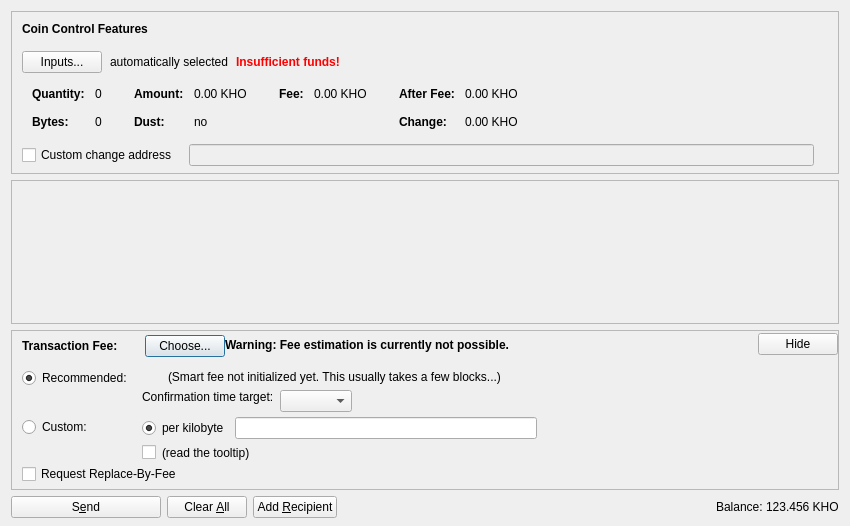
<?xml version="1.0" encoding="UTF-8"?>
<ui version="4.0">
 <class>SendCoinsDialog</class>
 <widget class="QDialog" name="SendCoinsDialog">
  <property name="geometry">
   <rect>
    <x>0</x>
    <y>0</y>
    <width>850</width>
    <height>526</height>
   </rect>
  </property>
  <property name="windowTitle">
   <string>Send Coins</string>
  </property>
  <layout class="QVBoxLayout" name="verticalLayout" stretch="0,1,0,0">
   <property name="bottomMargin">
    <number>8</number>
   </property>
   <item>
    <widget class="QFrame" name="frameCoinControl">
     <property name="sizePolicy">
      <sizepolicy hsizetype="Expanding" vsizetype="Expanding">
       <horstretch>0</horstretch>
       <verstretch>0</verstretch>
      </sizepolicy>
     </property>
     <property name="maximumSize">
      <size>
       <width>16777215</width>
       <height>16777215</height>
      </size>
     </property>
     <property name="frameShape">
      <enum>QFrame::StyledPanel</enum>
     </property>
     <property name="frameShadow">
      <enum>QFrame::Sunken</enum>
     </property>
     <layout class="QVBoxLayout" name="verticalLayoutCoinControl2">
      <property name="spacing">
       <number>0</number>
      </property>
      <property name="leftMargin">
       <number>0</number>
      </property>
      <property name="topMargin">
       <number>0</number>
      </property>
      <property name="rightMargin">
       <number>0</number>
      </property>
      <property name="bottomMargin">
       <number>6</number>
      </property>
      <item>
       <layout class="QVBoxLayout" name="verticalLayoutCoinControl" stretch="0,0,0,0,1">
        <property name="spacing">
         <number>0</number>
        </property>
        <property name="leftMargin">
         <number>10</number>
        </property>
        <property name="topMargin">
         <number>10</number>
        </property>
        <item>
         <layout class="QHBoxLayout" name="horizontalLayoutCoinControl1">
          <property name="bottomMargin">
           <number>15</number>
          </property>
          <item>
           <widget class="QLabel" name="labelCoinControlFeatures">
            <property name="sizePolicy">
             <sizepolicy hsizetype="Preferred" vsizetype="Maximum">
              <horstretch>0</horstretch>
              <verstretch>0</verstretch>
             </sizepolicy>
            </property>
            <property name="font">
             <font>
              <weight>75</weight>
              <bold>true</bold>
             </font>
            </property>
            <property name="styleSheet">
             <string notr="true">font-weight:bold;</string>
            </property>
            <property name="text">
             <string>Coin Control Features</string>
            </property>
           </widget>
          </item>
         </layout>
        </item>
        <item>
         <layout class="QHBoxLayout" name="horizontalLayoutCoinControl2" stretch="0,0,0,0">
          <property name="spacing">
           <number>8</number>
          </property>
          <property name="bottomMargin">
           <number>10</number>
          </property>
          <item>
           <widget class="QPushButton" name="pushButtonCoinControl">
            <property name="styleSheet">
             <string notr="true"/>
            </property>
            <property name="text">
             <string>Inputs...</string>
            </property>
            <property name="autoDefault">
             <bool>false</bool>
            </property>
           </widget>
          </item>
          <item>
           <widget class="QLabel" name="labelCoinControlAutomaticallySelected">
            <property name="text">
             <string>automatically selected</string>
            </property>
            <property name="margin">
             <number>5</number>
            </property>
           </widget>
          </item>
          <item>
           <widget class="QLabel" name="labelCoinControlInsuffFunds">
            <property name="font">
             <font>
              <weight>75</weight>
              <bold>true</bold>
             </font>
            </property>
            <property name="styleSheet">
             <string notr="true">color:red;font-weight:bold;</string>
            </property>
            <property name="text">
             <string>Insufficient funds!</string>
            </property>
            <property name="margin">
             <number>5</number>
            </property>
           </widget>
          </item>
          <item>
           <spacer name="horizontalSpacerCoinControl">
            <property name="orientation">
             <enum>Qt::Horizontal</enum>
            </property>
            <property name="sizeHint" stdset="0">
             <size>
              <width>40</width>
              <height>1</height>
             </size>
            </property>
           </spacer>
          </item>
         </layout>
        </item>
        <item>
         <widget class="QWidget" name="widgetCoinControl" native="true">
          <property name="sizePolicy">
           <sizepolicy hsizetype="Preferred" vsizetype="Preferred">
            <horstretch>0</horstretch>
            <verstretch>0</verstretch>
           </sizepolicy>
          </property>
          <property name="minimumSize">
           <size>
            <width>0</width>
            <height>0</height>
           </size>
          </property>
          <property name="styleSheet">
           <string notr="true"/>
          </property>
          <layout class="QHBoxLayout" name="horizontalLayoutCoinControl5">
           <property name="leftMargin">
            <number>0</number>
           </property>
           <property name="topMargin">
            <number>0</number>
           </property>
           <property name="rightMargin">
            <number>0</number>
           </property>
           <property name="bottomMargin">
            <number>0</number>
           </property>
           <item>
            <layout class="QHBoxLayout" name="horizontalLayoutCoinControl3" stretch="0,0,0,1">
             <property name="spacing">
              <number>20</number>
             </property>
             <property name="topMargin">
              <number>0</number>
             </property>
             <property name="bottomMargin">
              <number>10</number>
             </property>
             <item>
              <layout class="QFormLayout" name="formLayoutCoinControl1">
               <property name="horizontalSpacing">
                <number>10</number>
               </property>
               <property name="verticalSpacing">
                <number>14</number>
               </property>
               <property name="leftMargin">
                <number>10</number>
               </property>
               <property name="topMargin">
                <number>4</number>
               </property>
               <property name="rightMargin">
                <number>6</number>
               </property>
               <item row="0" column="0">
                <widget class="QLabel" name="labelCoinControlQuantityText">
                 <property name="font">
                  <font>
                   <weight>75</weight>
                   <bold>true</bold>
                  </font>
                 </property>
                 <property name="text">
                  <string>Quantity:</string>
                 </property>
                 <property name="margin">
                  <number>0</number>
                 </property>
                </widget>
               </item>
               <item row="0" column="1">
                <widget class="QLabel" name="labelCoinControlQuantity">
                 <property name="cursor">
                  <cursorShape>IBeamCursor</cursorShape>
                 </property>
                 <property name="contextMenuPolicy">
                  <enum>Qt::ActionsContextMenu</enum>
                 </property>
                 <property name="text">
                  <string notr="true">0</string>
                 </property>
                 <property name="margin">
                  <number>0</number>
                 </property>
                 <property name="textInteractionFlags">
                  <set>Qt::LinksAccessibleByMouse|Qt::TextSelectableByKeyboard|Qt::TextSelectableByMouse</set>
                 </property>
                </widget>
               </item>
               <item row="1" column="0">
                <widget class="QLabel" name="labelCoinControlBytesText">
                 <property name="font">
                  <font>
                   <weight>75</weight>
                   <bold>true</bold>
                  </font>
                 </property>
                 <property name="text">
                  <string>Bytes:</string>
                 </property>
                </widget>
               </item>
               <item row="1" column="1">
                <widget class="QLabel" name="labelCoinControlBytes">
                 <property name="cursor">
                  <cursorShape>IBeamCursor</cursorShape>
                 </property>
                 <property name="contextMenuPolicy">
                  <enum>Qt::ActionsContextMenu</enum>
                 </property>
                 <property name="text">
                  <string notr="true">0</string>
                 </property>
                 <property name="textInteractionFlags">
                  <set>Qt::LinksAccessibleByMouse|Qt::TextSelectableByKeyboard|Qt::TextSelectableByMouse</set>
                 </property>
                </widget>
               </item>
              </layout>
             </item>
             <item>
              <layout class="QFormLayout" name="formLayoutCoinControl2">
               <property name="horizontalSpacing">
                <number>10</number>
               </property>
               <property name="verticalSpacing">
                <number>14</number>
               </property>
               <property name="leftMargin">
                <number>6</number>
               </property>
               <property name="topMargin">
                <number>4</number>
               </property>
               <property name="rightMargin">
                <number>6</number>
               </property>
               <item row="0" column="0">
                <widget class="QLabel" name="labelCoinControlAmountText">
                 <property name="font">
                  <font>
                   <weight>75</weight>
                   <bold>true</bold>
                  </font>
                 </property>
                 <property name="text">
                  <string>Amount:</string>
                 </property>
                 <property name="margin">
                  <number>0</number>
                 </property>
                </widget>
               </item>
               <item row="0" column="1">
                <widget class="QLabel" name="labelCoinControlAmount">
                 <property name="cursor">
                  <cursorShape>IBeamCursor</cursorShape>
                 </property>
                 <property name="contextMenuPolicy">
                  <enum>Qt::ActionsContextMenu</enum>
                 </property>
                 <property name="text">
                  <string notr="true">0.00 KHO</string>
                 </property>
                 <property name="textInteractionFlags">
                  <set>Qt::LinksAccessibleByMouse|Qt::TextSelectableByKeyboard|Qt::TextSelectableByMouse</set>
                 </property>
                </widget>
               </item>
               <item row="1" column="0">
                <widget class="QLabel" name="labelCoinControlLowOutputText">
                 <property name="font">
                  <font>
                   <weight>75</weight>
                   <bold>true</bold>
                  </font>
                 </property>
                 <property name="text">
                  <string>Dust:</string>
                 </property>
                </widget>
               </item>
               <item row="1" column="1">
                <widget class="QLabel" name="labelCoinControlLowOutput">
                 <property name="cursor">
                  <cursorShape>IBeamCursor</cursorShape>
                 </property>
                 <property name="contextMenuPolicy">
                  <enum>Qt::ActionsContextMenu</enum>
                 </property>
                 <property name="text">
                  <string notr="true">no</string>
                 </property>
                 <property name="textInteractionFlags">
                  <set>Qt::LinksAccessibleByMouse|Qt::TextSelectableByKeyboard|Qt::TextSelectableByMouse</set>
                 </property>
                </widget>
               </item>
              </layout>
             </item>
             <item>
              <layout class="QFormLayout" name="formLayoutCoinControl3">
               <property name="horizontalSpacing">
                <number>10</number>
               </property>
               <property name="verticalSpacing">
                <number>14</number>
               </property>
               <property name="leftMargin">
                <number>6</number>
               </property>
               <property name="topMargin">
                <number>4</number>
               </property>
               <property name="rightMargin">
                <number>6</number>
               </property>
               <item row="0" column="0">
                <widget class="QLabel" name="labelCoinControlFeeText">
                 <property name="font">
                  <font>
                   <weight>75</weight>
                   <bold>true</bold>
                  </font>
                 </property>
                 <property name="text">
                  <string>Fee:</string>
                 </property>
                 <property name="margin">
                  <number>0</number>
                 </property>
                </widget>
               </item>
               <item row="0" column="1">
                <widget class="QLabel" name="labelCoinControlFee">
                 <property name="cursor">
                  <cursorShape>IBeamCursor</cursorShape>
                 </property>
                 <property name="contextMenuPolicy">
                  <enum>Qt::ActionsContextMenu</enum>
                 </property>
                 <property name="text">
                  <string notr="true">0.00 KHO</string>
                 </property>
                 <property name="textInteractionFlags">
                  <set>Qt::LinksAccessibleByMouse|Qt::TextSelectableByKeyboard|Qt::TextSelectableByMouse</set>
                 </property>
                </widget>
               </item>
              </layout>
             </item>
             <item>
              <layout class="QFormLayout" name="formLayoutCoinControl4">
               <property name="horizontalSpacing">
                <number>10</number>
               </property>
               <property name="verticalSpacing">
                <number>14</number>
               </property>
               <property name="leftMargin">
                <number>6</number>
               </property>
               <property name="topMargin">
                <number>4</number>
               </property>
               <property name="rightMargin">
                <number>6</number>
               </property>
               <item row="0" column="0">
                <widget class="QLabel" name="labelCoinControlAfterFeeText">
                 <property name="font">
                  <font>
                   <weight>75</weight>
                   <bold>true</bold>
                  </font>
                 </property>
                 <property name="text">
                  <string>After Fee:</string>
                 </property>
                 <property name="margin">
                  <number>0</number>
                 </property>
                </widget>
               </item>
               <item row="0" column="1">
                <widget class="QLabel" name="labelCoinControlAfterFee">
                 <property name="cursor">
                  <cursorShape>IBeamCursor</cursorShape>
                 </property>
                 <property name="contextMenuPolicy">
                  <enum>Qt::ActionsContextMenu</enum>
                 </property>
                 <property name="text">
                  <string notr="true">0.00 KHO</string>
                 </property>
                 <property name="textInteractionFlags">
                  <set>Qt::LinksAccessibleByMouse|Qt::TextSelectableByKeyboard|Qt::TextSelectableByMouse</set>
                 </property>
                </widget>
               </item>
               <item row="1" column="0">
                <widget class="QLabel" name="labelCoinControlChangeText">
                 <property name="font">
                  <font>
                   <weight>75</weight>
                   <bold>true</bold>
                  </font>
                 </property>
                 <property name="text">
                  <string>Change:</string>
                 </property>
                </widget>
               </item>
               <item row="1" column="1">
                <widget class="QLabel" name="labelCoinControlChange">
                 <property name="cursor">
                  <cursorShape>IBeamCursor</cursorShape>
                 </property>
                 <property name="contextMenuPolicy">
                  <enum>Qt::ActionsContextMenu</enum>
                 </property>
                 <property name="text">
                  <string notr="true">0.00 KHO</string>
                 </property>
                 <property name="textInteractionFlags">
                  <set>Qt::LinksAccessibleByMouse|Qt::TextSelectableByKeyboard|Qt::TextSelectableByMouse</set>
                 </property>
                </widget>
               </item>
              </layout>
             </item>
            </layout>
           </item>
          </layout>
         </widget>
        </item>
        <item>
         <layout class="QHBoxLayout" name="horizontalLayoutCoinControl4" stretch="0,0,0">
          <property name="spacing">
           <number>12</number>
          </property>
          <property name="sizeConstraint">
           <enum>QLayout::SetDefaultConstraint</enum>
          </property>
          <property name="topMargin">
           <number>5</number>
          </property>
          <property name="rightMargin">
           <number>5</number>
          </property>
          <item>
           <widget class="QCheckBox" name="checkBoxCoinControlChange">
            <property name="toolTip">
             <string>If this is activated, but the change address is empty or invalid, change will be sent to a newly generated address.</string>
            </property>
            <property name="text">
             <string>Custom change address</string>
            </property>
           </widget>
          </item>
          <item>
           <widget class="QValidatedLineEdit" name="lineEditCoinControlChange">
            <property name="enabled">
             <bool>false</bool>
            </property>
            <property name="sizePolicy">
             <sizepolicy hsizetype="Expanding" vsizetype="Fixed">
              <horstretch>0</horstretch>
              <verstretch>0</verstretch>
             </sizepolicy>
            </property>
           </widget>
          </item>
          <item>
           <widget class="QLabel" name="labelCoinControlChangeLabel">
            <property name="sizePolicy">
             <sizepolicy hsizetype="Preferred" vsizetype="Expanding">
              <horstretch>0</horstretch>
              <verstretch>0</verstretch>
             </sizepolicy>
            </property>
            <property name="minimumSize">
             <size>
              <width>0</width>
              <height>0</height>
             </size>
            </property>
            <property name="text">
             <string/>
            </property>
            <property name="margin">
             <number>3</number>
            </property>
           </widget>
          </item>
         </layout>
        </item>
        <item>
         <spacer name="verticalSpacerCoinControl">
          <property name="orientation">
           <enum>Qt::Vertical</enum>
          </property>
          <property name="sizeHint" stdset="0">
           <size>
            <width>800</width>
            <height>1</height>
           </size>
          </property>
         </spacer>
        </item>
       </layout>
      </item>
     </layout>
    </widget>
   </item>
   <item>
    <widget class="QScrollArea" name="scrollArea">
     <property name="widgetResizable">
      <bool>true</bool>
     </property>
     <widget class="QWidget" name="scrollAreaWidgetContents">
      <property name="geometry">
       <rect>
        <x>0</x>
        <y>0</y>
        <width>830</width>
        <height>104</height>
       </rect>
      </property>
      <layout class="QVBoxLayout" name="verticalLayout_2" stretch="0,1">
       <property name="leftMargin">
        <number>0</number>
       </property>
       <property name="topMargin">
        <number>0</number>
       </property>
       <property name="rightMargin">
        <number>0</number>
       </property>
       <property name="bottomMargin">
        <number>0</number>
       </property>
       <item>
        <layout class="QVBoxLayout" name="entries">
         <property name="spacing">
          <number>6</number>
         </property>
        </layout>
       </item>
       <item>
        <spacer name="verticalSpacer">
         <property name="orientation">
          <enum>Qt::Vertical</enum>
         </property>
         <property name="sizeHint" stdset="0">
          <size>
           <width>20</width>
           <height>40</height>
          </size>
         </property>
        </spacer>
       </item>
      </layout>
     </widget>
    </widget>
   </item>
   <item>
    <widget class="QFrame" name="frameFee">
     <property name="sizePolicy">
      <sizepolicy hsizetype="Expanding" vsizetype="Expanding">
       <horstretch>0</horstretch>
       <verstretch>0</verstretch>
      </sizepolicy>
     </property>
     <property name="maximumSize">
      <size>
       <width>16777215</width>
       <height>16777215</height>
      </size>
     </property>
     <property name="frameShape">
      <enum>QFrame::StyledPanel</enum>
     </property>
     <property name="frameShadow">
      <enum>QFrame::Sunken</enum>
     </property>
     <layout class="QVBoxLayout" name="verticalLayoutFee1">
      <property name="spacing">
       <number>0</number>
      </property>
      <property name="leftMargin">
       <number>0</number>
      </property>
      <property name="topMargin">
       <number>0</number>
      </property>
      <property name="rightMargin">
       <number>0</number>
      </property>
      <property name="bottomMargin">
       <number>0</number>
      </property>
      <item>
       <layout class="QVBoxLayout" name="verticalLayoutFee2" stretch="0,0,0">
        <property name="spacing">
         <number>0</number>
        </property>
        <property name="leftMargin">
         <number>10</number>
        </property>
        <property name="topMargin">
         <number>0</number>
        </property>
        <item>
         <layout class="QHBoxLayout" name="horizontalLayoutFee1">
          <property name="bottomMargin">
           <number>0</number>
          </property>
          <item>
           <layout class="QVBoxLayout" name="verticalLayoutFee7">
            <property name="spacing">
             <number>0</number>
            </property>
            <item>
             <spacer name="verticalSpacerSmartFee">
              <property name="orientation">
               <enum>Qt::Vertical</enum>
              </property>
              <property name="sizeType">
               <enum>QSizePolicy::Fixed</enum>
              </property>
              <property name="sizeHint" stdset="0">
               <size>
                <width>1</width>
                <height>4</height>
               </size>
              </property>
             </spacer>
            </item>
            <item>
             <layout class="QHBoxLayout" name="horizontalLayoutSmartFee">
              <property name="spacing">
               <number>10</number>
              </property>
              <item>
               <widget class="QLabel" name="labelFeeHeadline">
                <property name="sizePolicy">
                 <sizepolicy hsizetype="Preferred" vsizetype="Maximum">
                  <horstretch>0</horstretch>
                  <verstretch>0</verstretch>
                 </sizepolicy>
                </property>
                <property name="font">
                 <font>
                  <weight>75</weight>
                  <bold>true</bold>
                 </font>
                </property>
                <property name="styleSheet">
                 <string notr="true">font-weight:bold;</string>
                </property>
                <property name="text">
                 <string>Transaction Fee:</string>
                </property>
               </widget>
              </item>
              <item>
               <widget class="QLabel" name="labelFeeMinimized">
                <property name="text">
                 <string/>
                </property>
               </widget>
              </item>
              <item>
               <widget class="QPushButton" name="buttonChooseFee">
                <property name="text">
                 <string>Choose...</string>
                </property>
               </widget>
              </item>
             </layout>
            </item>
            <item>
             <spacer name="verticalSpacer_5">
              <property name="orientation">
               <enum>Qt::Vertical</enum>
              </property>
              <property name="sizeHint" stdset="0">
               <size>
                <width>1</width>
                <height>1</height>
               </size>
              </property>
             </spacer>
            </item>
           </layout>
          </item>
          <item>
           <widget class="QLabel" name="fallbackFeeWarningLabel">
            <property name="toolTip">
             <string>Using the fallbackfee can result in sending a transaction that will take several hours or days (or never) to confirm. Consider choosing your fee manually or wait until you have validated the complete chain.</string>
            </property>
            <property name="font">
            <font>
                <weight>75</weight>
                <bold>true</bold>
            </font>
            </property>
            <property name="text">
             <string>Warning: Fee estimation is currently not possible.</string>
            </property>
            <property name="wordWrap">
             <bool>false</bool>
            </property>
           </widget>
          </item>
          <item>
           <spacer name="horizontalSpacer_4">
            <property name="orientation">
             <enum>Qt::Horizontal</enum>
            </property>
            <property name="sizeType">
             <enum>QSizePolicy::MinimumExpanding</enum>
            </property>
            <property name="sizeHint" stdset="0">
             <size>
              <width>40</width>
              <height>20</height>
             </size>
            </property>
           </spacer>
          </item>
          <item>
           <widget class="QPushButton" name="buttonMinimizeFee">
            <property name="toolTip">
             <string>collapse fee-settings</string>
            </property>
            <property name="text">
             <string>Hide</string>
            </property>
           </widget>
          </item>
         </layout>
        </item>
        <item>
         <widget class="QFrame" name="frameFeeSelection">
          <layout class="QVBoxLayout" name="verticalLayoutFee12">
           <property name="spacing">
            <number>0</number>
           </property>
           <property name="leftMargin">
            <number>0</number>
           </property>
           <property name="topMargin">
            <number>0</number>
           </property>
           <property name="rightMargin">
            <number>0</number>
           </property>
           <property name="bottomMargin">
            <number>0</number>
           </property>
           <item>
            <layout class="QGridLayout" name="gridLayoutFee">
             <property name="topMargin">
              <number>10</number>
             </property>
             <property name="bottomMargin">
              <number>4</number>
             </property>
             <property name="horizontalSpacing">
              <number>10</number>
             </property>
             <property name="verticalSpacing">
              <number>4</number>
             </property>
             <item row="1" column="1">
              <layout class="QVBoxLayout" name="verticalLayoutFee8">
               <property name="spacing">
                <number>6</number>
               </property>
               <item>
                <layout class="QHBoxLayout" name="horizontalLayoutFee13">
                 <item>
                  <widget class="QRadioButton" name="radioCustomPerKilobyte">
                   <property name="toolTip">
                    <string>If the custom fee is set to 1000 satoshis and the transaction is only 250 bytes, then &quot;per kilobyte&quot; only pays 250 satoshis in fee, while &quot;total at least&quot; pays 1000 satoshis. For transactions bigger than a kilobyte both pay by kilobyte.</string>
                   </property>
                   <property name="text">
                    <string>per kilobyte</string>
                   </property>
                   <property name="checked">
                    <bool>true</bool>
                   </property>
                   <attribute name="buttonGroup">
                    <string notr="true">groupCustomFee</string>
                   </attribute>
                  </widget>
                 </item>
                 <item>
                  <widget class="BitcoinAmountField" name="customFee"/>
                 </item>
                 <item>
                  <spacer name="horizontalSpacer_6">
                   <property name="orientation">
                    <enum>Qt::Horizontal</enum>
                   </property>
                   <property name="sizeHint" stdset="0">
                    <size>
                     <width>1</width>
                     <height>1</height>
                    </size>
                   </property>
                  </spacer>
                 </item>
                </layout>
               </item>
               <item>
                <layout class="QHBoxLayout" name="horizontalLayoutFee8">
                 <item>
                  <widget class="QCheckBox" name="checkBoxMinimumFee">
                   <property name="toolTip">
                    <string>Paying only the minimum fee is just fine as long as there is less transaction volume than space in the blocks. But be aware that this can end up in a never confirming transaction once there is more demand for khorium transactions than the network can process.</string>
                   </property>
                   <property name="text">
                    <string/>
                   </property>
                  </widget>
                 </item>
                 <item>
                  <widget class="QLabel" name="labelMinFeeWarning">
                   <property name="enabled">
                    <bool>true</bool>
                   </property>
                   <property name="toolTip">
                    <string>Paying only the minimum fee is just fine as long as there is less transaction volume than space in the blocks. But be aware that this can end up in a never confirming transaction once there is more demand for khorium transactions than the network can process.</string>
                   </property>
                   <property name="text">
                    <string>(read the tooltip)</string>
                   </property>
                   <property name="margin">
                    <number>5</number>
                   </property>
                  </widget>
                 </item>
                 <item>
                  <spacer name="horizontalSpacer_2">
                   <property name="orientation">
                    <enum>Qt::Horizontal</enum>
                   </property>
                   <property name="sizeHint" stdset="0">
                    <size>
                     <width>1</width>
                     <height>1</height>
                    </size>
                   </property>
                  </spacer>
                 </item>
                </layout>
               </item>
              </layout>
             </item>
             <item row="0" column="0">
              <layout class="QVBoxLayout" name="verticalLayoutFee4" stretch="0,1">
               <item>
                <widget class="QRadioButton" name="radioSmartFee">
                 <property name="text">
                  <string>Recommended:</string>
                 </property>
                 <property name="checked">
                  <bool>true</bool>
                 </property>
                 <attribute name="buttonGroup">
                  <string notr="true">groupFee</string>
                 </attribute>
                </widget>
               </item>
               <item>
                <spacer name="verticalSpacer_2">
                 <property name="orientation">
                  <enum>Qt::Vertical</enum>
                 </property>
                 <property name="sizeHint" stdset="0">
                  <size>
                   <width>1</width>
                   <height>1</height>
                  </size>
                 </property>
                </spacer>
               </item>
              </layout>
             </item>
             <item row="1" column="0">
              <layout class="QVBoxLayout" name="verticalLayoutFee9" stretch="0,1">
               <item>
                <widget class="QRadioButton" name="radioCustomFee">
                 <property name="text">
                  <string>Custom:</string>
                 </property>
                 <attribute name="buttonGroup">
                  <string notr="true">groupFee</string>
                 </attribute>
                </widget>
               </item>
               <item>
                <spacer name="verticalSpacer_6">
                 <property name="orientation">
                  <enum>Qt::Vertical</enum>
                 </property>
                 <property name="sizeHint" stdset="0">
                  <size>
                   <width>1</width>
                   <height>1</height>
                  </size>
                 </property>
                </spacer>
               </item>
              </layout>
             </item>
             <item row="0" column="1">
              <layout class="QVBoxLayout" name="verticalLayoutFee3" stretch="0,0,1">
               <property name="spacing">
                <number>6</number>
               </property>
               <property name="topMargin">
                <number>2</number>
               </property>
               <item>
                <layout class="QHBoxLayout" name="horizontalLayoutFee12">
                 <item>
                  <widget class="QLabel" name="labelSmartFee">
                   <property name="text">
                    <string/>
                   </property>
                   <property name="margin">
                    <number>2</number>
                   </property>
                  </widget>
                 </item>
                 <item>
                  <widget class="QLabel" name="labelFeeEstimation">
                   <property name="text">
                    <string/>
                   </property>
                  </widget>
                 </item>
                 <item>
                  <widget class="QLabel" name="labelSmartFee2">
                   <property name="text">
                    <string>(Smart fee not initialized yet. This usually takes a few blocks...)</string>
                   </property>
                   <property name="margin">
                    <number>2</number>
                   </property>
                  </widget>
                 </item>
                 <item>
                  <spacer name="horizontalSpacer_5">
                   <property name="orientation">
                    <enum>Qt::Horizontal</enum>
                   </property>
                   <property name="sizeHint" stdset="0">
                    <size>
                     <width>1</width>
                     <height>1</height>
                    </size>
                   </property>
                  </spacer>
                 </item>
                </layout>
               </item>
               <item>
                <layout class="QHBoxLayout" name="horizontalLayoutFee9">
                 <item>
                  <layout class="QVBoxLayout" name="verticalLayoutFee6">
                   <item>
                    <widget class="QLabel" name="labelSmartFee3">
                     <property name="text">
                      <string>Confirmation time target:</string>
                     </property>
                     <property name="margin">
                      <number>2</number>
                     </property>
                    </widget>
                   </item>
                   <item>
                    <spacer name="verticalSpacer_3">
                     <property name="orientation">
                      <enum>Qt::Vertical</enum>
                     </property>
                     <property name="sizeHint" stdset="0">
                      <size>
                       <width>1</width>
                       <height>1</height>
                      </size>
                     </property>
                    </spacer>
                   </item>
                  </layout>
                 </item>
                 <item>
                  <layout class="QVBoxLayout" name="verticalLayoutFee5">
                   <property name="rightMargin">
                    <number>30</number>
                   </property>
                   <item>
                    <layout class="QHBoxLayout" name="horizontalLayoutConfTarget">
                     <property name="bottomMargin">
                      <number>0</number>
                     </property>
                     <item>
                      <widget class="QComboBox" name="confTargetSelector"/>
                     </item>
                     <item>
                      <spacer name="horizontalSpacerConfTarget">
                       <property name="orientation">
                        <enum>Qt::Horizontal</enum>
                       </property>
                       <property name="sizeHint" stdset="0">
                        <size>
                         <width>40</width>
                         <height>20</height>
                        </size>
                       </property>
                      </spacer>
                     </item>
                    </layout>
                   </item>
                  </layout>
                 </item>
                </layout>
               </item>
               <item>
                <spacer name="verticalSpacer_4">
                 <property name="orientation">
                  <enum>Qt::Vertical</enum>
                 </property>
                 <property name="sizeHint" stdset="0">
                  <size>
                   <width>1</width>
                   <height>1</height>
                  </size>
                 </property>
                </spacer>
               </item>
              </layout>
             </item>
            </layout>
           </item>
           <item>
            <widget class="QCheckBox" name="optInRBF">
             <property name="text">
              <string>Request Replace-By-Fee</string>
             </property>
             <property name="toolTip">
              <string>Indicates that the sender may wish to replace this transaction with a new one paying higher fees (prior to being confirmed).</string>
             </property>
            </widget>
           </item>
          </layout>
         </widget>
        </item>
        <item>
         <spacer name="verticalSpacerFee">
          <property name="orientation">
           <enum>Qt::Vertical</enum>
          </property>
          <property name="sizeHint" stdset="0">
           <size>
            <width>40</width>
            <height>5</height>
           </size>
          </property>
         </spacer>
        </item>
       </layout>
      </item>
     </layout>
    </widget>
   </item>
   <item>
    <layout class="QHBoxLayout" name="horizontalLayout">
     <item>
      <widget class="QPushButton" name="sendButton">
       <property name="minimumSize">
        <size>
         <width>150</width>
         <height>0</height>
        </size>
       </property>
       <property name="toolTip">
        <string>Confirm the send action</string>
       </property>
       <property name="text">
        <string>S&amp;end</string>
       </property>
       <property name="icon">
        <iconset resource="../bitcoin.qrc">
         <normaloff>:/icons/send</normaloff>:/icons/send</iconset>
       </property>
       <property name="autoDefault">
        <bool>false</bool>
       </property>
       <property name="default">
        <bool>false</bool>
       </property>
      </widget>
     </item>
     <item>
      <widget class="QPushButton" name="clearButton">
       <property name="sizePolicy">
        <sizepolicy hsizetype="Minimum" vsizetype="Fixed">
         <horstretch>0</horstretch>
         <verstretch>0</verstretch>
        </sizepolicy>
       </property>
       <property name="toolTip">
        <string>Clear all fields of the form.</string>
       </property>
       <property name="text">
        <string>Clear &amp;All</string>
       </property>
       <property name="icon">
        <iconset resource="../bitcoin.qrc">
         <normaloff>:/icons/remove</normaloff>:/icons/remove</iconset>
       </property>
       <property name="autoDefault">
        <bool>false</bool>
       </property>
      </widget>
     </item>
     <item>
      <widget class="QPushButton" name="addButton">
       <property name="toolTip">
        <string>Send to multiple recipients at once</string>
       </property>
       <property name="text">
        <string>Add &amp;Recipient</string>
       </property>
       <property name="icon">
        <iconset resource="../bitcoin.qrc">
         <normaloff>:/icons/add</normaloff>:/icons/add</iconset>
       </property>
       <property name="autoDefault">
        <bool>false</bool>
       </property>
      </widget>
     </item>
     <item>
      <spacer name="horizontalSpacer">
       <property name="orientation">
        <enum>Qt::Horizontal</enum>
       </property>
       <property name="sizeHint" stdset="0">
        <size>
         <width>40</width>
         <height>20</height>
        </size>
       </property>
      </spacer>
     </item>
     <item>
      <layout class="QHBoxLayout" name="horizontalLayout_2">
       <property name="spacing">
        <number>3</number>
       </property>
       <item>
        <widget class="QLabel" name="label">
         <property name="sizePolicy">
          <sizepolicy hsizetype="Preferred" vsizetype="Fixed">
           <horstretch>0</horstretch>
           <verstretch>0</verstretch>
          </sizepolicy>
         </property>
         <property name="text">
          <string>Balance:</string>
         </property>
        </widget>
       </item>
       <item>
        <widget class="QLabel" name="labelBalance">
         <property name="sizePolicy">
          <sizepolicy hsizetype="Preferred" vsizetype="Fixed">
           <horstretch>0</horstretch>
           <verstretch>0</verstretch>
          </sizepolicy>
         </property>
         <property name="cursor">
          <cursorShape>IBeamCursor</cursorShape>
         </property>
         <property name="text">
          <string notr="true">123.456 KHO</string>
         </property>
         <property name="textInteractionFlags">
          <set>Qt::LinksAccessibleByMouse|Qt::TextSelectableByKeyboard|Qt::TextSelectableByMouse</set>
         </property>
        </widget>
       </item>
      </layout>
     </item>
    </layout>
   </item>
  </layout>
 </widget>
 <customwidgets>
  <customwidget>
   <class>QValidatedLineEdit</class>
   <extends>QLineEdit</extends>
   <header>qvalidatedlineedit.h</header>
  </customwidget>
  <customwidget>
   <class>BitcoinAmountField</class>
   <extends>QLineEdit</extends>
   <header>bitcoinamountfield.h</header>
   <container>1</container>
  </customwidget>
 </customwidgets>
 <resources>
  <include location="../bitcoin.qrc"/>
 </resources>
 <connections/>
 <buttongroups>
  <buttongroup name="groupFee"/>
  <buttongroup name="groupCustomFee"/>
 </buttongroups>
</ui>
